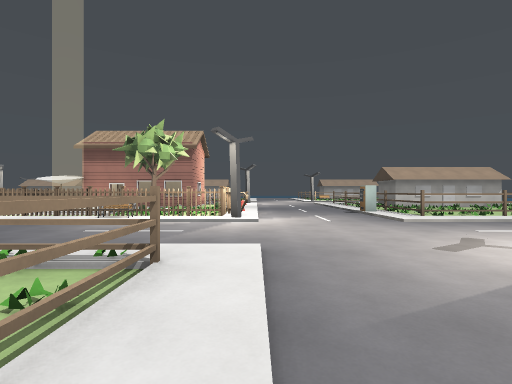
View 1 (above)

24 first-person views from a walk through a Godot game level. The camera is 1.3 m above the floor, looks level and sees 80° across. The floor is counted in squares, 2 m on a side. Each view is taken from the middle of a square. On the plan, view 1 faces up. The plan holds only what a view shows up to about 10 squares ahead; the rest is blank. The place goes on beyond the plan. Characters and animated objects are not drawn. Door leaves are left out where a doorway can be walked through. Surface patterns are stand-ins for the level's own textures.

View 2
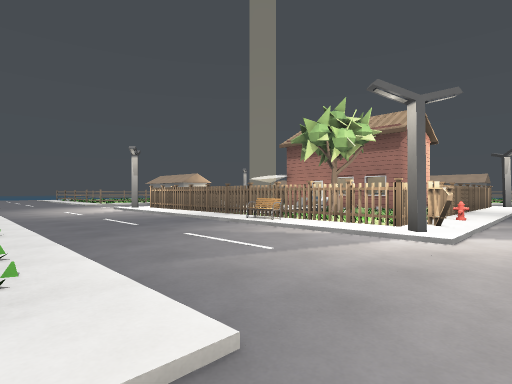

View 3
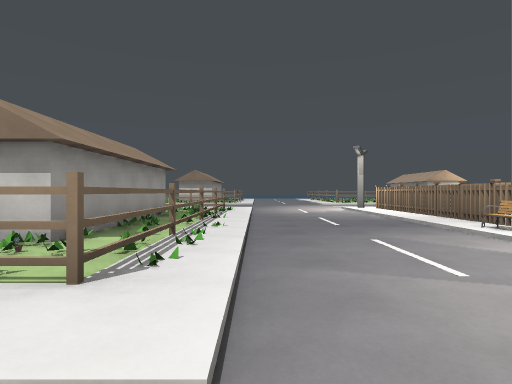

View 4
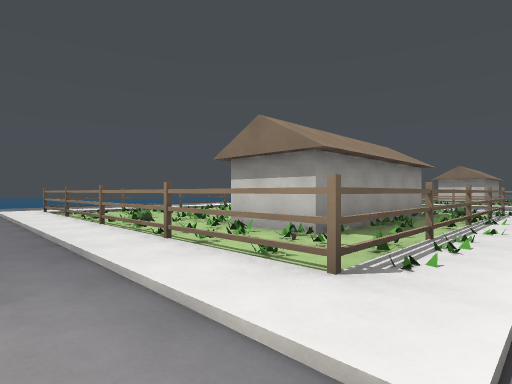

View 5
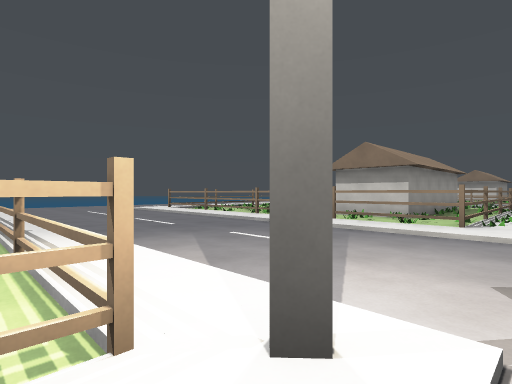

View 6
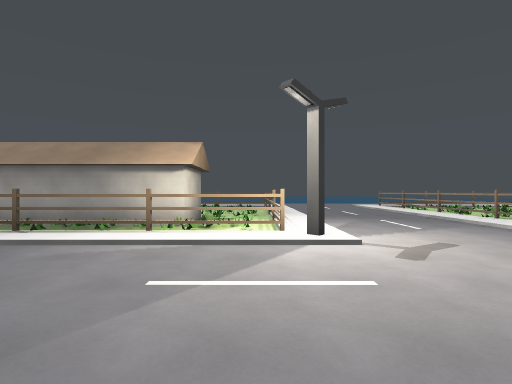

View 7
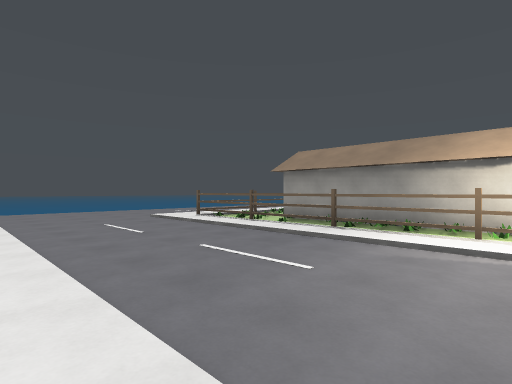

View 8
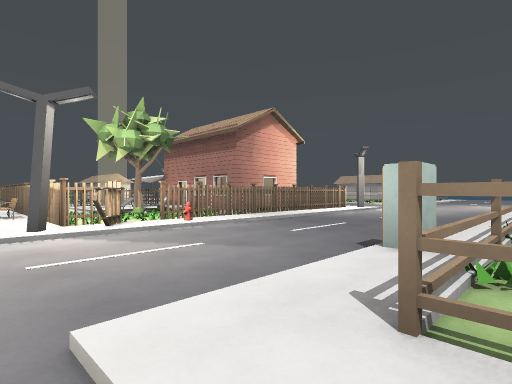

View 9
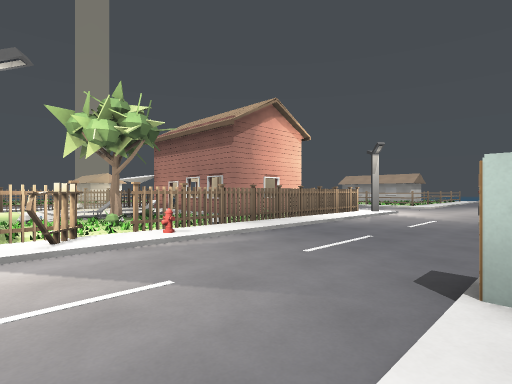

View 10
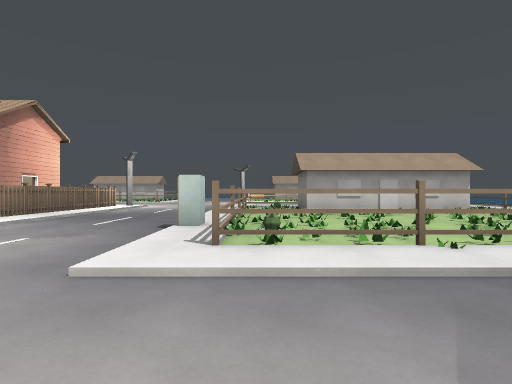

View 11
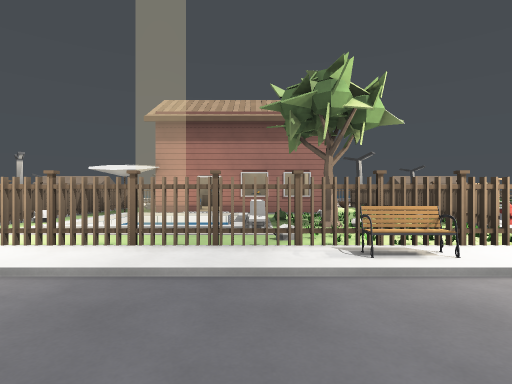

View 12
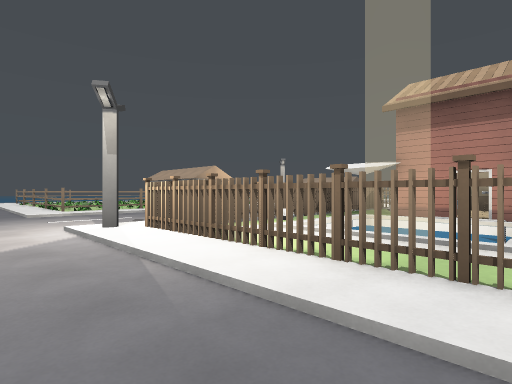

View 13
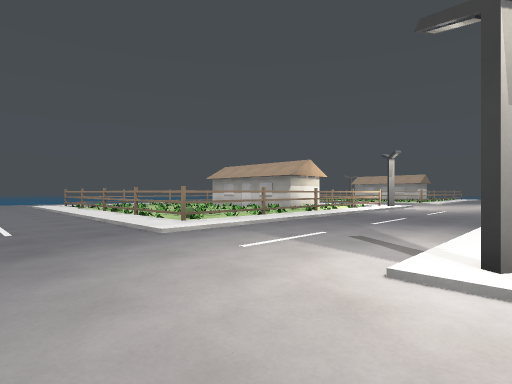

View 14
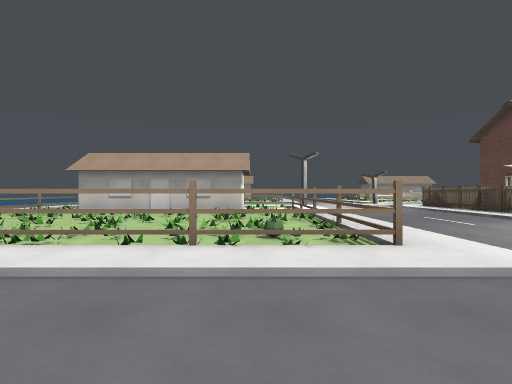

View 15
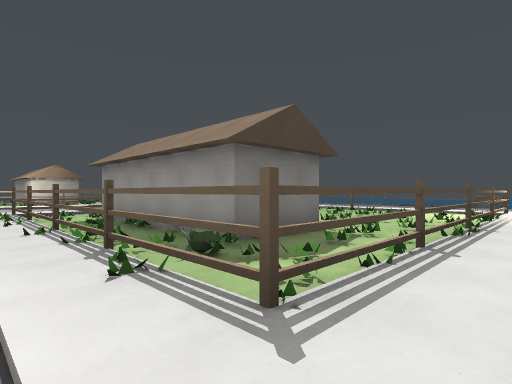

View 16
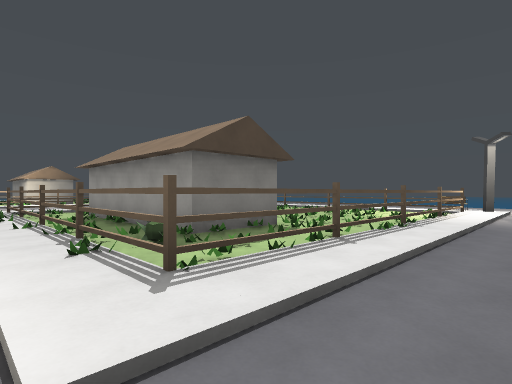

View 17
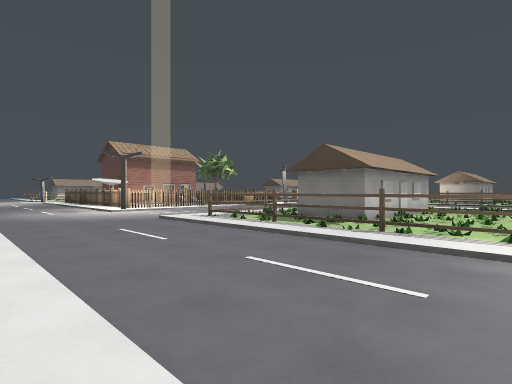

View 18
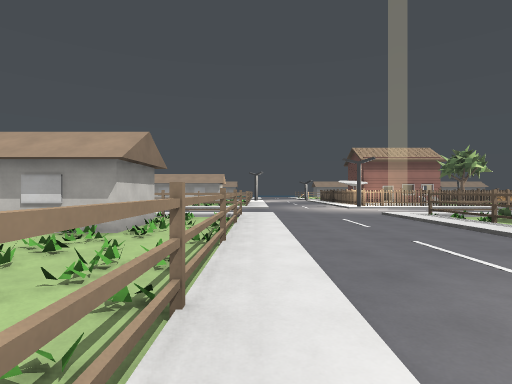

View 19
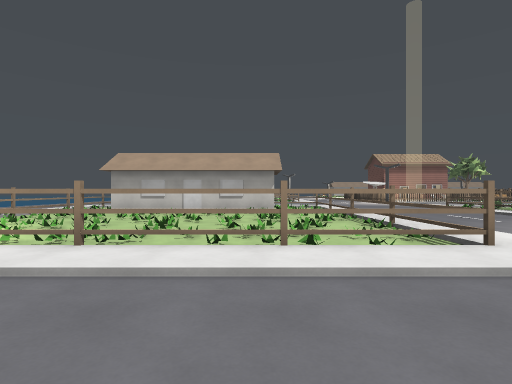

View 20
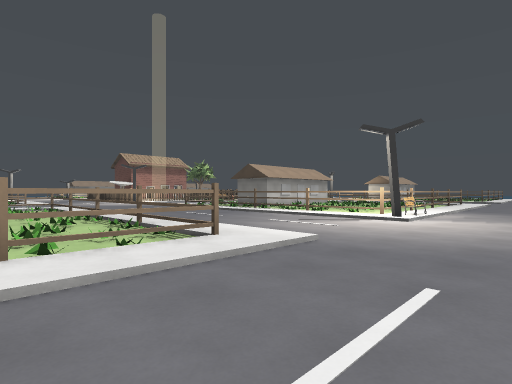

View 21
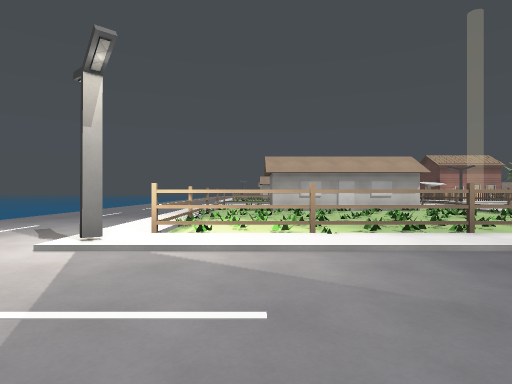

View 22
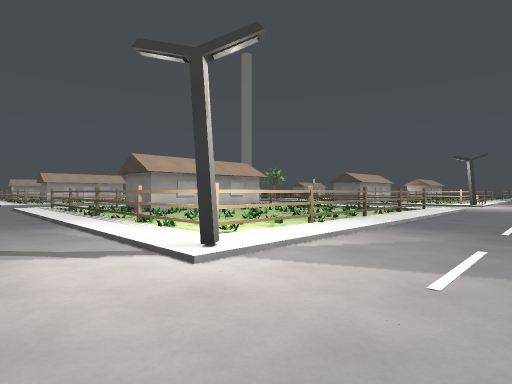

View 23
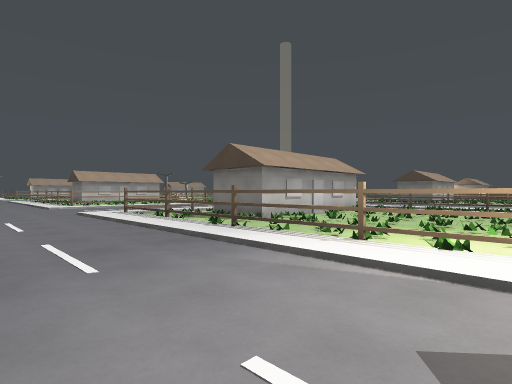

View 24
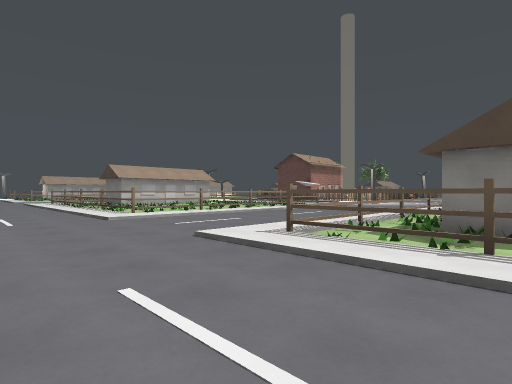

### Floor plan
Key: @ floor where view 1 was taken; # wall or solid block; x gap in a wall; . main floor; : floor 0.25 m higher than the main floor; - floor 0.25 m lower than the main floor; + floor 0.5 m higher than the main floor; / step, stairs or slope; D open door; = window, fence, low wall or low ledge; v drop or lower ground; T thing the floor can be seen under or through; O other object.
Columns run from 29 left of view 1 to 12 right of it. Each row starts with its distance up from view 1.
 14        ######.:.../# #D####O//...// ######
 13       ..:....=:.../### -x...#/...:#......
 12   ..  .......=:.../#:   =O:.#/...:#......
 11   ..:  ......=:.../#:   =##.#/...O#.....
 10   ..:#  .....=:.../#::::+#O..O...:O....
  9   ..:#== ===O=:.../  ...TT###/...:#===
  8   ..:::::::::::.../TTTTTTO###/...::::::::
  7   ........................................
  6   ........................................
  5  .......... . ............................
  4  ...///     ///...////////////.../////////
  3  ...:TT//#/#/#:.../T///#/#//T/...#////#/#/
  2  ...:T.//./ /=:.../T/O/././/T/...:/O//././
  1  ...:T.#    #.:.../T.######.T/...:#:######
  0  ...:T.#   ##.:.../T.######.T@...:#.#
 -1  ...:T.#####.=:.../T.######.T/...:#:#
 -2 v...:T....:..=:.../T........T/...:#.
 -3 v...:T.......=:.../T..:....:#/...:
 -4 v...:T:.....:=:.../T.... ...#/...:
 -5  ...:T.......=:.../#.... ...#/...:
 -6  ...:T========:.../#===   ==#/ ..:
 -7   ..T::::::::::...#/O::    ::/ ..
 -8   ......................
 -9   ......................
-10   ......   ......
-11       .

Positions as (right, up) in squares from view 1, and headings:
1: (0, 0), facing up
2: (1, 3), facing up-left
3: (1, 4), facing left
4: (1, 4), facing down-left
5: (5, 4), facing down-left
6: (5, 8), facing down
7: (6, 8), facing down-right
8: (5, 7), facing up-left
9: (4, 8), facing up-left
10: (5, 5), facing up
11: (-5, 5), facing up
12: (-5, 6), facing up-left
13: (-10, 5), facing up-left
14: (-17, 5), facing up
15: (-11, 4), facing down-right
16: (-12, 4), facing down-right
17: (-15, -4), facing up-right
18: (-15, -6), facing up
19: (-18, -10), facing up
20: (-18, -10), facing up-right
21: (-23, -11), facing up
22: (-27, -10), facing up-right
23: (-28, -6), facing up-right
24: (-28, 0), facing up-right
